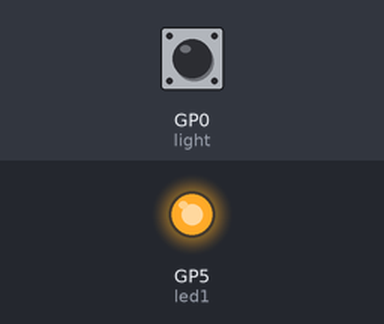
Simulated run of this program. Board: Raspberry Pi Pico running MicroPython. Parts: output pins drawn as LEDs (lit = HIGH). The inputs (shaded band) are chosen by the test bench; at power-on: GP0 (light) HIGH. What the program prints to the serial console is not drawn.

Above: at 1.2 s.
1.3 s: GP0 (light) pulled LOW for 0.15 s
At 1.42 s:
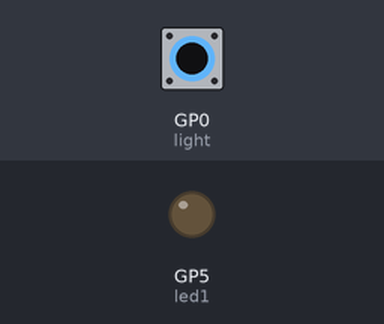
3.0 s: GP0 (light) pulled LOW for 3.2 s
At 7.2 s:
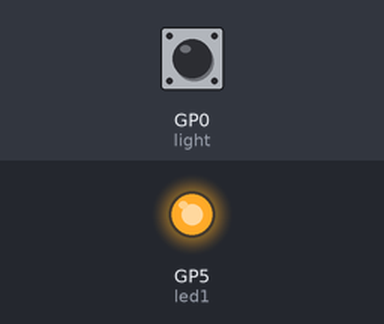
Timing chart, 0 to 8.7 s (numbered marks = the images above; inputs shaded):
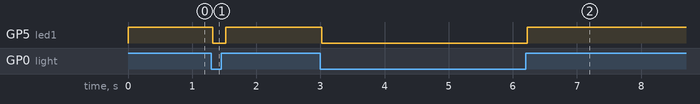

The program:

______LED.py
```python
from picozero import Button
from picozero import LED
from time import sleep

# GP0 に PIR の OUT を接続
light = Button(0, pull_up=True)

# GP5 に LED を接続
led1 = LED(5)

while True:
    if light.is_pressed:
        print("非検知")
        led1.off()
    else:
        print("検知")
        led1.on()
    sleep(0.1)
```

Measured:
- after the input at 1.3 s, GP5 (led1): HIGH → LOW at once, → HIGH 0.20 s later
- after the input at 3.0 s, GP5 (led1): HIGH → LOW at once, → HIGH 3.2 s later
